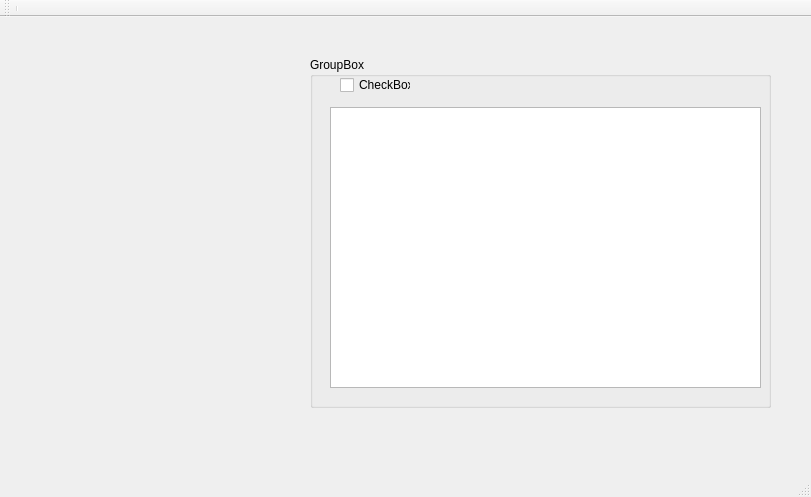
<?xml version="1.0" encoding="UTF-8"?>
<ui version="4.0">
 <class>ClientFrame</class>
 <widget class="QMainWindow" name="ClientFrame">
  <property name="geometry">
   <rect>
    <x>0</x>
    <y>0</y>
    <width>811</width>
    <height>497</height>
   </rect>
  </property>
  <property name="windowTitle">
   <string>ClientFrame</string>
  </property>
  <widget class="QWidget" name="centralWidget">
   <widget class="QGroupBox" name="groupBox">
    <property name="geometry">
     <rect>
      <x>310</x>
      <y>40</y>
      <width>461</width>
      <height>351</height>
     </rect>
    </property>
    <property name="title">
     <string>GroupBox</string>
    </property>
    <widget class="QCheckBox" name="checkBox">
     <property name="geometry">
      <rect>
       <x>30</x>
       <y>20</y>
       <width>71</width>
       <height>16</height>
      </rect>
     </property>
     <property name="text">
      <string>CheckBox</string>
     </property>
    </widget>
    <widget class="QTableWidget" name="tableWidget">
     <property name="geometry">
      <rect>
       <x>20</x>
       <y>50</y>
       <width>431</width>
       <height>281</height>
      </rect>
     </property>
    </widget>
   </widget>
  </widget>
  <widget class="QToolBar" name="mainToolBar">
   <attribute name="toolBarArea">
    <enum>TopToolBarArea</enum>
   </attribute>
   <attribute name="toolBarBreak">
    <bool>false</bool>
   </attribute>
   <addaction name="separator"/>
  </widget>
  <widget class="QStatusBar" name="statusBar"/>
 </widget>
 <layoutdefault spacing="6" margin="11"/>
 <resources/>
 <connections/>
</ui>
